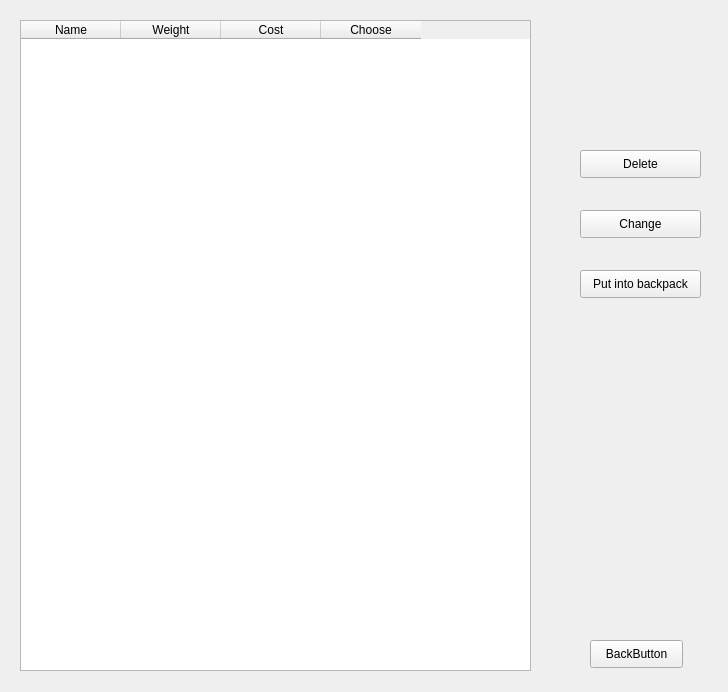
<?xml version="1.0" encoding="UTF-8"?>
<ui version="4.0">
 <class>Form</class>
 <widget class="QWidget" name="Form">
  <property name="geometry">
   <rect>
    <x>0</x>
    <y>0</y>
    <width>728</width>
    <height>692</height>
   </rect>
  </property>
  <property name="windowTitle">
   <string>Form</string>
  </property>
  <widget class="QTableWidget" name="ChoosingItems_table">
   <property name="geometry">
    <rect>
     <x>20</x>
     <y>20</y>
     <width>511</width>
     <height>651</height>
    </rect>
   </property>
   <property name="accessibleName">
    <string/>
   </property>
   <property name="rowCount">
    <number>0</number>
   </property>
   <property name="columnCount">
    <number>4</number>
   </property>
   <column>
    <property name="text">
     <string>Name</string>
    </property>
   </column>
   <column>
    <property name="text">
     <string>Weight</string>
    </property>
   </column>
   <column>
    <property name="text">
     <string>Cost</string>
    </property>
   </column>
   <column>
    <property name="text">
     <string>Choose</string>
    </property>
   </column>
  </widget>
  <widget class="QPushButton" name="DeleteButton">
   <property name="geometry">
    <rect>
     <x>580</x>
     <y>150</y>
     <width>121</width>
     <height>28</height>
    </rect>
   </property>
   <property name="text">
    <string>Delete</string>
   </property>
  </widget>
  <widget class="QPushButton" name="ChangeButton">
   <property name="geometry">
    <rect>
     <x>580</x>
     <y>210</y>
     <width>121</width>
     <height>28</height>
    </rect>
   </property>
   <property name="text">
    <string>Change</string>
   </property>
  </widget>
  <widget class="QPushButton" name="PutInBpButton">
   <property name="geometry">
    <rect>
     <x>580</x>
     <y>270</y>
     <width>121</width>
     <height>28</height>
    </rect>
   </property>
   <property name="text">
    <string>Put into backpack</string>
   </property>
  </widget>
  <widget class="QPushButton" name="BackButton">
   <property name="geometry">
    <rect>
     <x>590</x>
     <y>640</y>
     <width>93</width>
     <height>28</height>
    </rect>
   </property>
   <property name="text">
    <string>BackButton</string>
   </property>
  </widget>
 </widget>
 <resources/>
 <connections/>
</ui>
